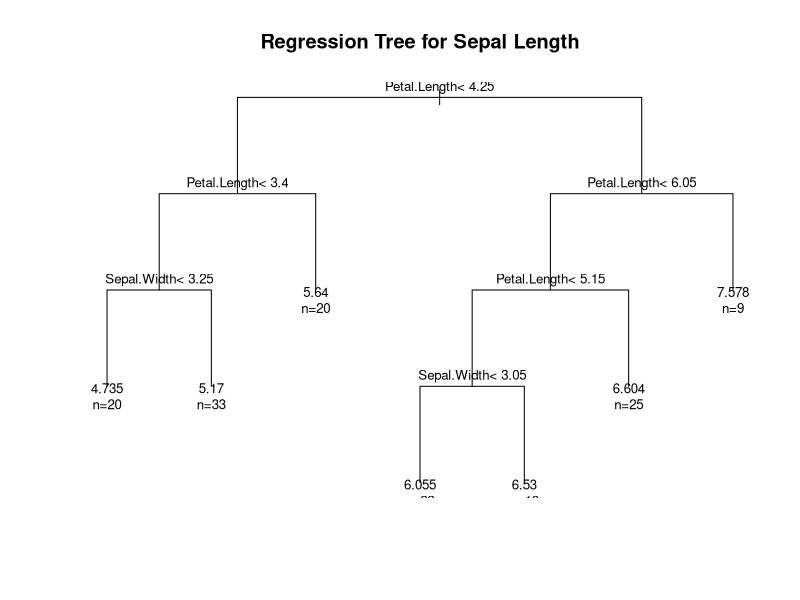
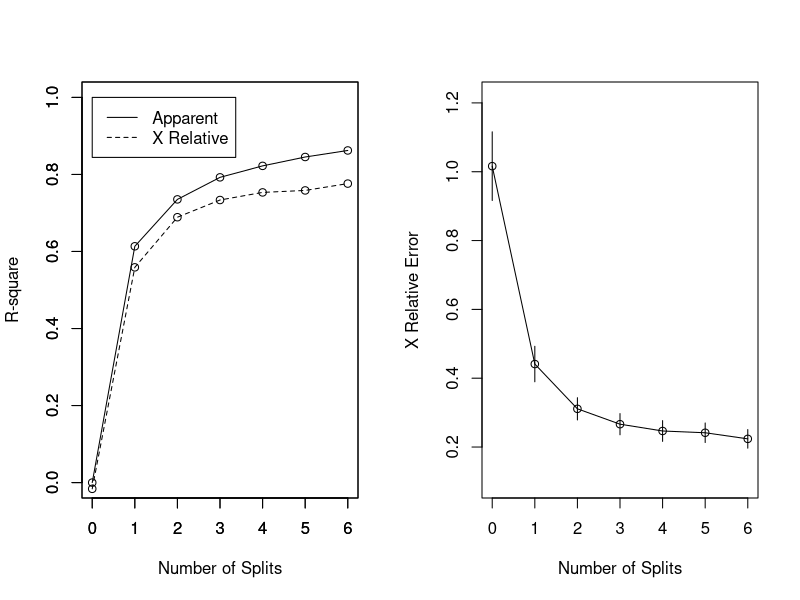

R code for these plots, in order:
head(iris)
any(is.na(iris))
str(iris)
#continuous, so regression tree
library(rpart)
fit<-rpart(Sepal.Length ~ ., method = 'anova', data = iris)
#here entire data set is considered as training data and the for testing we will enter one data and check whether the prediction is correct or not
plot(fit, uniform = TRUE, main="Regression Tree for Sepal Length")
text(fit, use.n = TRUE, cex=.8)
par(mfrow=c(1,2))
rsq.rpart(fit)
#this model improves with each split (performance of each split)
#if it decreases then the problem is of overfitting, the some columns maybe removed for comparing 
#second chart shows xerror wrt no of splits, decreases with each split

#prediction
testData<-data.frame(Species='setosa', Sepal.Width=4, Petal.Length=1.2, Petal.Width=0.3)
predict(fit, testData, method="anova")
#giving the predicted Sepal.Length

#prediction for finding accuracy
library(caTools)
sample<-sample.split(iris$Sepal.Length, SplitRatio=0.70)
train<-subset(iris, sample==TRUE)
test<-subset(iris, sample==FALSE)
predictions<-predict(fit,test,method="anova")
results<-cbind(predictions, test$Sepal.Length)
colnames(results)<-c("pred","real")
results<-as.data.frame(results)
head(results)
SSE<-sum((results$pred - results$real)^2)
SSE
SST<-sum((mean(iris$Sepal.Length) - results$real)^2)
SST
R2<-1-SSE/SST
R2
